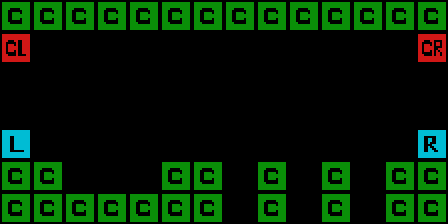

Tiled map render using the project's own tile images. Description and the whole map definition, tile-layer contents included, below:
An orthogonal 14x7 tile map with 32x32 px tiles, 1 tile layer (Tile Layer), 2 tilesets and 3 objects (3x static).

<map version="1.0" orientation="orthogonal" renderorder="right-up" width="14" height="7" tilewidth="32" tileheight="32" nextobjectid="24">
 <tileset firstgid="1" name="templateTiles" tilewidth="32" tileheight="32">
  <image source="../templateTiles.png" width="128" height="64" />
 </tileset>
 <tileset firstgid="9" name="templateObjects" tilewidth="32" tileheight="32">
  <image source="../templateObjects.png" width="128" height="64" />
 </tileset>
 <layer name="Tile Layer" width="14" height="7">
  <data>
   <tile gid="1" />
   <tile gid="1" />
   <tile gid="1" />
   <tile gid="1" />
   <tile gid="1" />
   <tile gid="1" />
   <tile gid="1" />
   <tile gid="1" />
   <tile gid="1" />
   <tile gid="1" />
   <tile gid="1" />
   <tile gid="1" />
   <tile gid="1" />
   <tile gid="1" />
   <tile gid="4" />
   <tile gid="0" />
   <tile gid="0" />
   <tile gid="0" />
   <tile gid="0" />
   <tile gid="0" />
   <tile gid="0" />
   <tile gid="0" />
   <tile gid="0" />
   <tile gid="0" />
   <tile gid="0" />
   <tile gid="0" />
   <tile gid="0" />
   <tile gid="5" />
   <tile gid="0" />
   <tile gid="0" />
   <tile gid="0" />
   <tile gid="0" />
   <tile gid="0" />
   <tile gid="0" />
   <tile gid="0" />
   <tile gid="0" />
   <tile gid="0" />
   <tile gid="0" />
   <tile gid="0" />
   <tile gid="0" />
   <tile gid="0" />
   <tile gid="0" />
   <tile gid="0" />
   <tile gid="0" />
   <tile gid="0" />
   <tile gid="0" />
   <tile gid="0" />
   <tile gid="6" />
   <tile gid="0" />
   <tile gid="0" />
   <tile gid="0" />
   <tile gid="0" />
   <tile gid="0" />
   <tile gid="0" />
   <tile gid="0" />
   <tile gid="0" />
   <tile gid="2" />
   <tile gid="0" />
   <tile gid="0" />
   <tile gid="0" />
   <tile gid="0" />
   <tile gid="0" />
   <tile gid="0" />
   <tile gid="0" />
   <tile gid="0" />
   <tile gid="0" />
   <tile gid="0" />
   <tile gid="0" />
   <tile gid="0" />
   <tile gid="3" />
   <tile gid="1" />
   <tile gid="1" />
   <tile gid="0" />
   <tile gid="0" />
   <tile gid="0" />
   <tile gid="1" />
   <tile gid="1" />
   <tile gid="0" />
   <tile gid="1" />
   <tile gid="0" />
   <tile gid="1" />
   <tile gid="0" />
   <tile gid="1" />
   <tile gid="1" />
   <tile gid="1" />
   <tile gid="1" />
   <tile gid="1" />
   <tile gid="1" />
   <tile gid="1" />
   <tile gid="1" />
   <tile gid="1" />
   <tile gid="0" />
   <tile gid="1" />
   <tile gid="0" />
   <tile gid="1" />
   <tile gid="0" />
   <tile gid="1" />
   <tile gid="1" />
  </data>
 </layer>
 <objectgroup name="Object Layer">
  <object id="21" name="static" gid="11" x="64" y="192" width="32" height="32">
   <properties>
    <property name="flip" value="0" />
    <property name="g-dir-x" value="0" />
    <property name="g-dir-y" value="0" />
    <property name="probability" value="1.0" />
   </properties>
  </object>
  <object id="22" name="static" gid="11" x="96" y="192" width="32" height="32">
   <properties>
    <property name="flip" value="0" />
    <property name="g-dir-x" value="0" />
    <property name="g-dir-y" value="0" />
    <property name="probability" value="1.0" />
   </properties>
  </object>
  <object id="23" name="static" gid="11" x="128" y="192" width="32" height="32">
   <properties>
    <property name="flip" value="0" />
    <property name="g-dir-x" value="0" />
    <property name="g-dir-y" value="0" />
    <property name="probability" value="1.0" />
   </properties>
  </object>
 </objectgroup>
</map>
